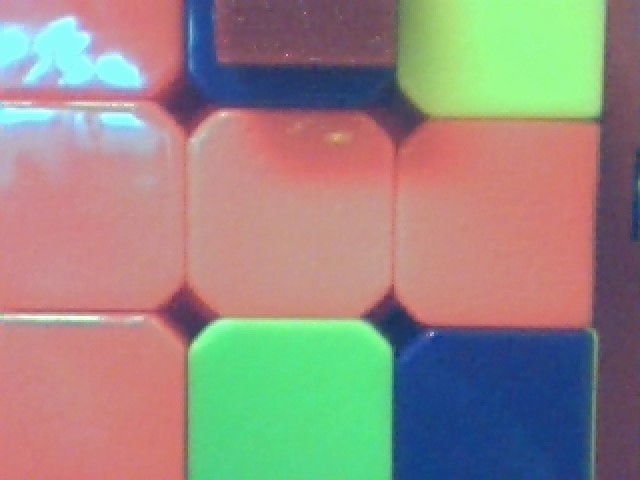
#> input picture images/ImageRobot2/WIN_20191209_10_45_46_Pro.jpg, 640 x 480 px, given in place of vert.jpg, which was not available
$ python TestVert.py
#> lines starting #> are read from the running program, lines starting #| are printed output that depends on the picture; after the words box and inside, x2 and y2 are one past the last pixel; in counts of white or black regions, pixels touching at a corner belong together; pictures that were not available may be replaced by others from this repository, and a replacement may not be noted
# -*- coding:utf-8 -*-
import cv2
import numpy as np
import sys
import math


#Preparation pour pool
kernel_15 = np.ones((15,15),np.uint8)
kernel_50 = np.ones((50,50),np.uint8)

#Analyser les images
def colorMatch(side):
#> called with side = 'vert'
    cube_rgb = cv2.imread( side + '.jpg')
#> cube_rgb is the input picture: shape (480, 640, 3); mean B, G, R 130.3, 137.7, 150.9
    cube_gray = cv2.cvtColor(cube_rgb, cv2.COLOR_BGR2GRAY)# en gray
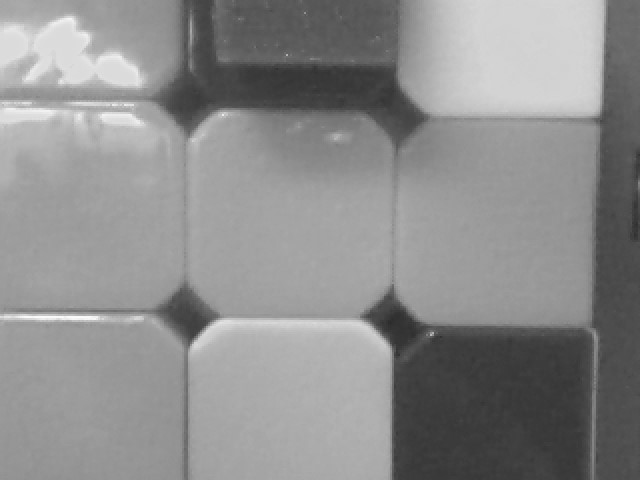
#> cube_gray: shape (480, 640); min 43, max 253, mean 140.8
    cube_hsv = cv2.cvtColor(cube_rgb,cv2.COLOR_BGR2HSV)# en hsv
#> cube_hsv: shape (480, 640, 3); mean H, S, V 74.8, 108.5, 185.5
    cube_gray = cv2.adaptiveThreshold(cube_gray,255,cv2.ADAPTIVE_THRESH_GAUSSIAN_C,cv2.THRESH_BINARY,11,2)#自适应滤波
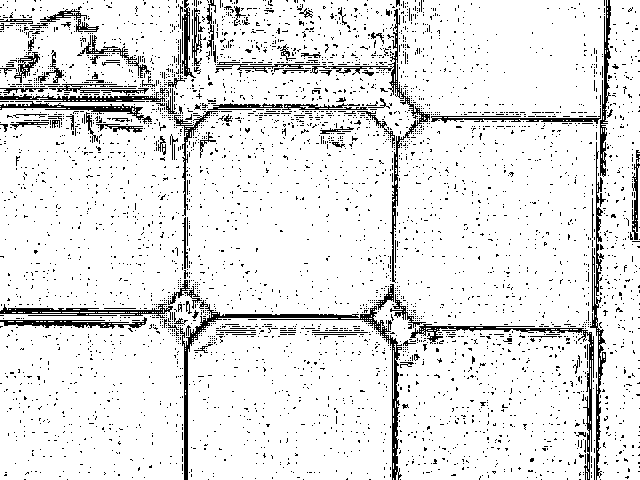
#> cube_gray: shape (480, 640); 90.2% white; black in thin lines or dots

    # Blanc
    lower_white = np.array([0, 0, 201])
    upper_white = np.array([180, 50, 255])
    white_mask = cv2.inRange(cube_hsv, lower_white, upper_white)
#> white_mask: shape (480, 640); 1.2% white; 32 white regions (22 under 20 px), largest, box (x1, y1, x2, y2) and area: (0, 101, 154, 144) 1671, (0, 314, 111, 322) 552, (0, 14, 80, 29) 387
    white_erosion = cv2.erode(white_mask, kernel_15, iterations = 1)
#> white_erosion: shape (480, 640); every value is 0
    white_res = cv2.bitwise_and(cube_rgb, cube_rgb, mask = white_erosion)
#> white_res: shape (480, 640, 3); every value is 0

    #Red
    '''lower_red = np.array([0,50,50])
    upper_red = np.array([10,255,255])
    red_mask0 = cv2.inRange(cube_hsv, lower_red, upper_red)
    lower_red = np.array([172, 135, 150])
    upper_red = np.array([179, 240, 255])
    red_mask1 = cv2.inRange(cube_hsv, lower_red, upper_red)
    red_mask = red_mask0 + red_mask1
    '''
    lower_red = np.array([170, 110, 145])
    upper_red = np.array([182, 240, 255])
    red_mask = cv2.inRange(cube_hsv, lower_red, upper_red)
#> red_mask: shape (480, 640); 2.4% white; 85 white regions (57 under 20 px), largest, box (x1, y1, x2, y2) and area: (290, 114, 360, 170) 1395, (140, 0, 182, 106) 1139, (247, 113, 305, 160) 1014
    red_erosion = cv2.erode(red_mask, kernel_15, iterations = 1)
#> red_erosion: shape (480, 640); 0.02% white; 1 white region, box (x1, y1, x2, y2) and area: (267, 122, 274, 131) 55
    red_res = cv2.bitwise_and(cube_rgb, cube_rgb, mask = red_erosion)

    #Orange
    lower_orange = np.array([3, 115, 195])
    upper_orange = np.array([9, 190, 255])
    orange_mask = cv2.inRange(cube_hsv, lower_orange, upper_orange)
#> orange_mask: shape (480, 640); 1.2% white; 81 white regions (58 under 20 px), largest, box (x1, y1, x2, y2) and area: (536, 128, 594, 198) 1299, (432, 123, 482, 159) 475, (449, 164, 484, 188) 345
    orange_erosion = cv2.erode(orange_mask, kernel_15, iterations = 1)
    orange_res = cv2.bitwise_and(cube_rgb, cube_rgb, mask = orange_erosion)

    #Jaune
    lower_yellow = np.array([20, 125, 142])
    upper_yellow = np.array([34, 243, 255])
    yellow_mask = cv2.inRange(cube_hsv, lower_yellow, upper_yellow)
#> yellow_mask: shape (480, 640); 0% white in thin lines or dots, all inside (x1, y1, x2, y2) = (458, 118, 473, 119)
    yellow_erosion = cv2.erode(yellow_mask, kernel_15, iterations = 1)
    yellow_res = cv2.bitwise_and(cube_rgb, cube_rgb, mask = yellow_erosion)

    #Vert
    lower_green = np.array([68,140,120])
    upper_green = np.array([82,255,245])
    green_mask = cv2.inRange(cube_hsv, lower_green, upper_green)
#> green_mask: shape (480, 640); 8.9% white; 10 white regions (7 under 20 px), largest, box (x1, y1, x2, y2) and area: (194, 330, 388, 480) 27390, (392, 359, 393, 384) 25, (392, 403, 393, 424) 21
    green_erosion = cv2.erode(green_mask, kernel_15, iterations = 1)
#> green_erosion: shape (480, 640); 7.6% white; 1 white region, box (x1, y1, x2, y2) and area: (203, 337, 381, 480) 23344
    green_res = cv2.bitwise_and(cube_rgb, cube_rgb, mask = green_erosion)
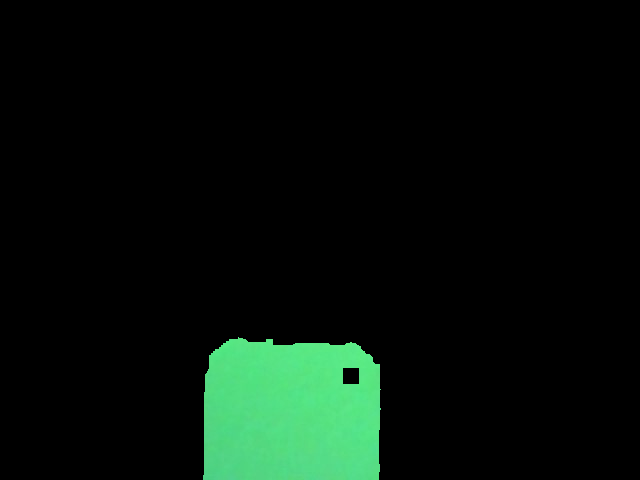
#> green_res: shape (480, 640, 3); mean B, G, R 10, 17, 6.4

    #Blue
    lower_blue = np.array([95, 123, 109])
    upper_blue = np.array([124, 253, 240])
    blue_mask = cv2.inRange(cube_hsv, lower_blue, upper_blue)
#> blue_mask: shape (480, 640); 10.7% white; 17 white regions (13 under 20 px), largest, box (x1, y1, x2, y2) and area: (393, 331, 592, 480) 27804, (187, 0, 375, 106) 5028, (635, 205, 640, 218) 30, (355, 84, 360, 91) 23
    blue_erosion = cv2.erode(blue_mask, kernel_15, iterations = 1)
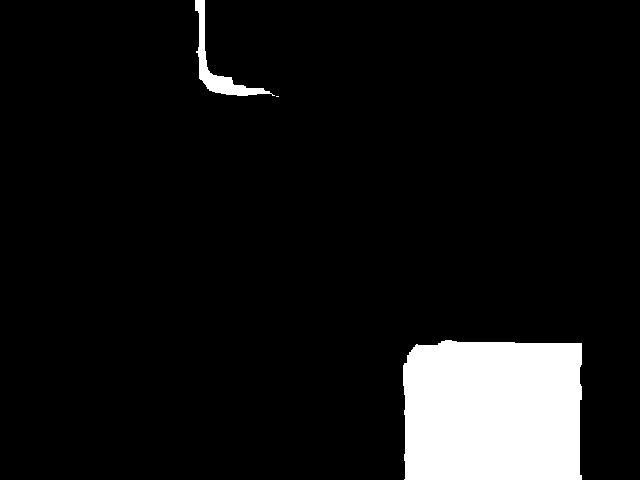
#> blue_erosion: shape (480, 640); 8.3% white; 3 white regions (1 under 20 px), largest, box (x1, y1, x2, y2) and area: (403, 340, 582, 480) 24077, (195, 0, 275, 96) 1356
    blue_res = cv2.bitwise_and(cube_rgb, cube_rgb, mask = blue_erosion)
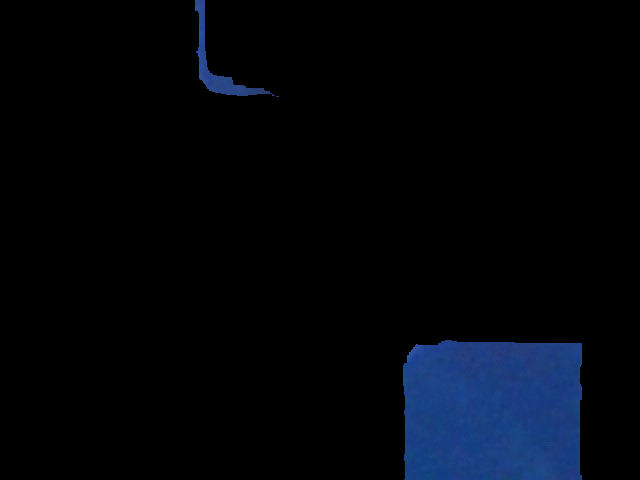
#> blue_res: shape (480, 640, 3); mean B, G, R 10.9, 5.3, 2.3

    #Les masque
    mask = red_erosion + green_erosion + yellow_erosion + blue_erosion + orange_erosion + white_erosion
#> mask: shape (480, 640); 15.9% white; 5 white regions (1 under 20 px), largest, box (x1, y1, x2, y2) and area: (403, 340, 582, 480) 24077, (203, 337, 381, 480) 23344, (195, 0, 275, 96) 1356, (267, 122, 274, 131) 55
    mask = cv2.morphologyEx(mask, cv2.MORPH_OPEN, kernel_50)
#> mask: shape (480, 640); 14.9% white; 2 white regions, box (x1, y1, x2, y2) and area: (406, 343, 581, 480) 23725, (205, 344, 380, 480) 21924
    mask = cv2.erode(mask, kernel_50, iterations = 1)
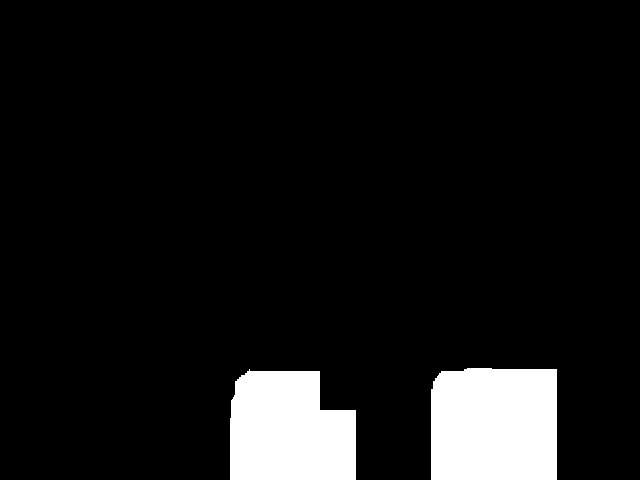
#> mask: shape (480, 640); 8.5% white; 2 white regions, box (x1, y1, x2, y2) and area: (431, 368, 557, 480) 13862, (230, 369, 356, 480) 12110
    res = cv2.bitwise_and(cube_hsv, cube_hsv, mask = mask)
#> res: shape (480, 640, 3); mean H, S, V 7.7, 15.4, 14.6

    edges = cv2.Canny(mask,50,80,apertureSize=5)
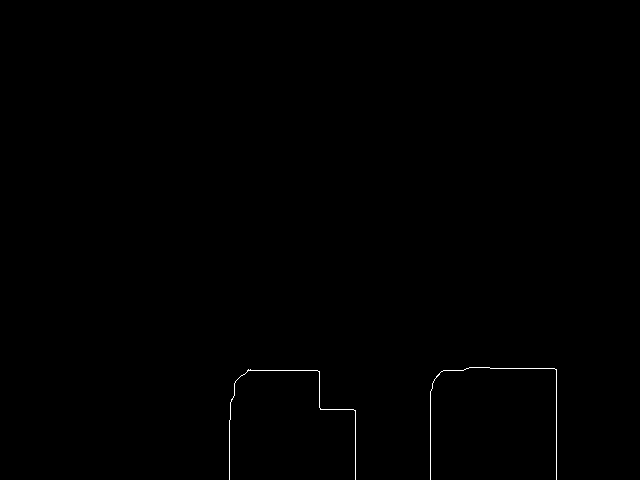
#> edges: shape (480, 640); 0.22% white in thin lines or dots, all inside (x1, y1, x2, y2) = (229, 367, 557, 480)
    points = cv2.findNonZero(edges)
#> points = contour of 666 points, box (x1, y1, x2, y2) (229, 367, 557, 480), area 13220

    #Trouver des point max et min
    min = np.amin(points, axis=0)#min，axis 0->colonne,1->ligne
#> min = [[229, 367]]
    max = np.amax(points, axis=0)#max，axis 0->colonne,1->ligne
#> max = [[556, 479]]

    #Trouver des pixel max et min
    w, h = cube_gray.shape[::-1]
#> w = 640; h = 480
    x_max = max[0][0]
#> x_max = 556
    y_max = max[0][1]
#> y_max = 479
    x_min = min[0][0]
#> x_min = 229
    y_min = min[0][1]
#> y_min = 367
    width = int(x_max - x_min)
#> width = 327
    height = int(y_max - y_min)
#> height = 112


    #le color de la case centre et sa coordonnee
    def midpoint(x1,y1,x2,y2):
#> called with x1 = 229, y1 = 479, x2 = 338, y2 = 442
        x_mid = int((x1 + x2)/2)
#> x_mid = 283
        y_mid = h - int(((y1 + y2)/2))
#> y_mid = 20
        color = res[y_mid, x_mid]
#> color = [0, 0, 0]
        return ([int(color[0]), int(color[1]), int(color[2])])

    # les 9 colors centre
    mid_1 = midpoint(x_min, y_max, (x_min + int(width/3)), (y_max - int(height/3)))
#> mid_1 = [0, 0, 0]
    mid_2 = midpoint((x_min + int(width/3)), y_max, (x_min + int(width*2/3)), (y_max - int(height/3)))
#> mid_2 = [0, 0, 0]
    mid_3 = midpoint((x_min + int(width*2/3)), y_max, x_max, (y_max - int(height/3)))
#> mid_3 = [0, 0, 0]
    mid_4 = midpoint(x_min, (y_max - int(height/3)), (x_min + int(width/3)), (y_max - int(height*2/3)))
#> mid_4 = [0, 0, 0]
    mid_5 = midpoint((x_min + int(width/3)), (y_max - int(height/3)), (x_min + int(width*2/3)), (y_max - int(height*2/3)))
#> mid_5 = [0, 0, 0]
    mid_6 = midpoint((x_min + int(width*2/3)), (y_max - int(height/3)), x_max, (y_max - int(height*2/3)))
#> mid_6 = [0, 0, 0]
    mid_7 = midpoint(x_min, (y_max - int(height*2/3)), (x_min + int(width/3)), y_min)
#> mid_7 = [0, 0, 0]
    mid_8 = midpoint(x_min + int(width/3), (y_max - int(height*2/3)), (x_min + int(width*2/3)), y_min)
#> mid_8 = [0, 0, 0]
    mid_9 = midpoint(x_min + int(width*2/3), (y_max - int(height*2/3)), x_max, y_min)
#> mid_9 = [0, 0, 0]
    mids = [mid_1, mid_2, mid_3, mid_4, mid_5, mid_6, mid_7, mid_8, mid_9]
#> mids = [[0, 0, 0], [0, 0, 0], [0, 0, 0], [0, 0, 0], [0, 0, 0], [0, 0, 0], [0, 0, 0], [0, 0, 0], [0, 0, 0]]


    s=''
    for rgb in mids:#hsv
        if ((0<=rgb[0]<=180 ) and (0<=rgb[1]<=50 ) and( 201<=rgb[2]<=255)):#Blanc White
            s+='W '
        elif ((3<=rgb[0]<=9 )and (115<=rgb[1]<=190 )and (195<=rgb[2] <=255)):#Orange Orange
 	        s+='O '
        elif ((95<=rgb[0] <=124) and (123<=rgb[1]<=253) and (109<=rgb[2]<=240)):#Blue Blue
            s+='B '
       	elif( (68<=rgb[0]<=82) and (140<=rgb[1]<=255) and (120<=rgb[2]<=245)):#Vert Green
            s+='G '
        elif ((20<=rgb[0]<=34) and (125<=rgb[1]<=243) and(142 <=rgb[2]<=255)):#Jaune Yellow
            s+='Y '
        elif ((170<=rgb[0]<=182)and (110<=rgb[1] <=240 )and (145<=rgb[2]<=255 )):#Rouge Red
            s+='R '
#> this loop made 9 passes
#> after the loop, s = ''
    return(s)


if __name__ == '__main__':

    up=colorMatch('vert')
#> up = ''
    get_str=up
#> get_str = ''
    print('les colors de up:'+get_str)
#| les colors de up:


cv2.waitKey(0)
